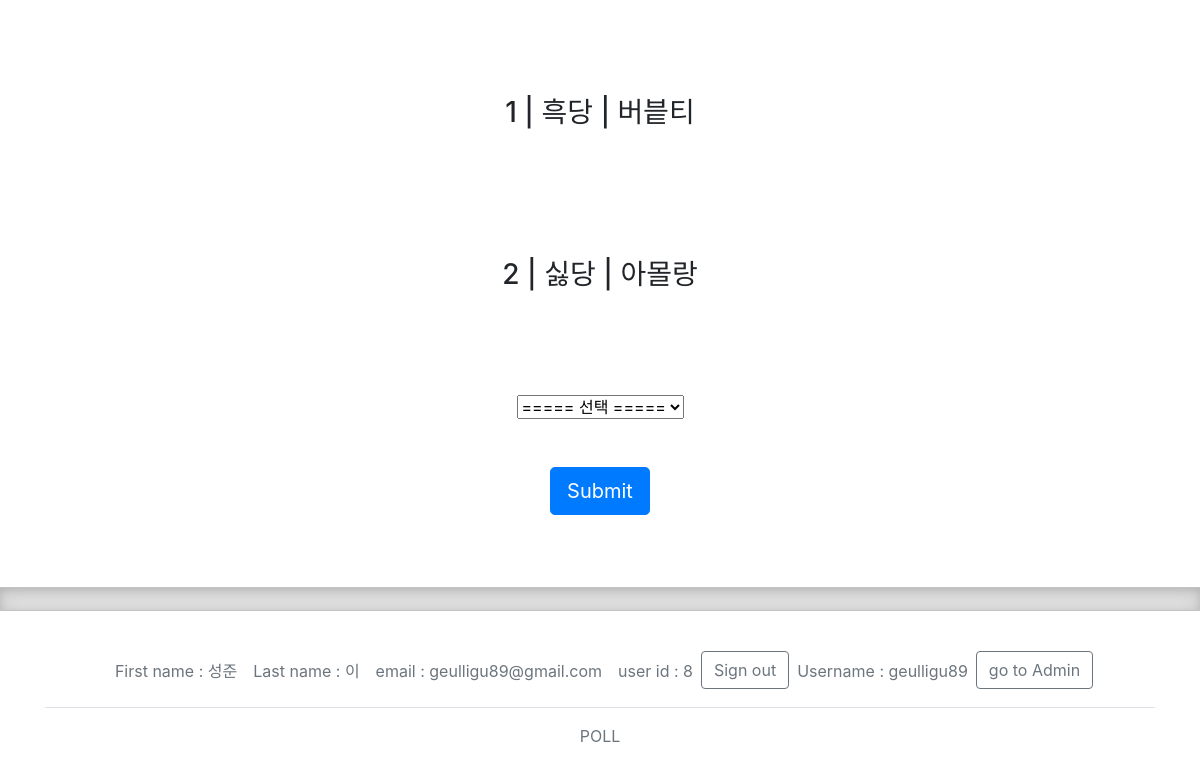
/poll/pages=11 (signed in), run on the app's committed database.
### adminapp/models.py (models this page shows, shortened)
class Candidate(models.Model):
    Poll_Case_id = models.ForeignKey(Poll_Cases, on_delete = models.CASCADE, default = '')
    CandidateNum = models.CharField (max_length = 3)
    side = models.CharField(max_length = 50)
    CandidateName = models.CharField(max_length = 20)
    votes = models.IntegerField(null = True, blank = True, default = 0)
    CandidateColor = models.CharField(max_length = 25, default= "rgba(, , , )")
    content = models.TextField(null = True, blank = True)
    CandidatePic = models.ImageField(upload_to = "", null = True, blank = True)

### userapp/views.py (the view)
# urls.py: path('poll/pages=<str:id>', usv.poll_detail, name = "poll_detail"),
def poll_detail (request, id):
    if request.user.is_authenticated:
        specPoll = Poll_Cases.objects.filter(id = id)
        specCan = Candidate.objects.filter(Poll_Case_id = specPoll[0].id).order_by('CandidateNum')
        srcBasicUser = BasicUser.objects.filter(id = request.user.id)        #무조건 있음. 오류X / 1
        srclogied = logineduseraccount.objects.filter(related_useraccount = srcBasicUser[0].id)        #무조건 있음 오류 X
        srcuserac = useraccount.objects.filter(poll_case = specPoll[0].id, name = srclogied[0].name, sex = srclogied[0].sex, birth = srclogied[0].birth, address = srclogied[0].address, password = srclogied[0].password, ifvoted = False)
        if srcuserac.exists():
            return render (request, "poll_deatil.html", {'pollcase' : specPoll[0], 'Candidates' : specCan})
        else:
            return redirect('wrong')
    else:
        return redirect('home')

### userapp/templates/poll_deatil.html (shortened to what this page needs)
{% extends 'base.html' %}
{% load static %}
{% load account %}
{% load custom_tags %}
{% block content %}
<br><br><br>
    {% for Candidate in Candidates %}
        {% if Candidate.content %}
        <div style= "vertical-align: middle; height: fit-content; border-radius: 15px; margin-left: 10%; margin-right: 10%; background-color: {{Candidate.CandidateColor}};">
            <div style="float: left; margin-left: 7%; ">
                <br><br><br>
                <h3>{{Candidate.CandidateNum}} | {{Candidate.side}} | {{Candidate.CandidateName}}</h3>
                {% if Candidate.CandidatePic %}
                    <img src = "{{Candidate.CandidatePic.url}}" style= "width : 180px; height : 180px; margin-top: 2.5%;" alt = "">
                {% endif %}
            </div>
            <div>
                {% if Candidate.content|content_link %}
                    <iframe width="448" height="252" src="{{Candidate.content|content_link}}" title="YouTube video player" frameborder="0" allow="accelerometer; autoplay; clipboard-write; encrypted-media; gyroscope; picture-in-picture" allowfullscreen style="margin-top: 2.5%"></iframe>
                {% endif %}
                <br><br>
                {% if Candidate.content|content_slogan %}
                    {% for ln in Candidate.content|content_slogan|brTag %}
                        <h4>{{ln}}</h4>
                        <br>
                    {% endfor %}
                {% endif %}
                <br>
            </div>
        </div>
        <br><br>
        {% else %}
        <div style= "height: fit-content; margin-left: 10%; margin-right: 10%; border-radius: 15px; background-color: {{Candidate.CandidateColor}}; ">
            <br>
            <h3>{{Candidate.CandidateNum}} | {{Candidate.side}} | {{Candidate.CandidateName}}</h3>
            <br><br>
        </div>
        <br><br>
        {% endif %}
    {% endfor %}
    <form method =  "POST" action = "{% url 'pollprocess' pollcase.id %}">
        <div>
        <select name="choice" >
            <option value="none">===== 선택 =====</option>
        </select>
        </div>
        <br><br>
        <button type="submit" class="btn btn-primary btn-lg">Submit</button>
    </form>
<br><br><br>
{% endblock %}

### adminapp/templates/base.html (shortened to what this page needs)
{% load account %}
{% load static %}
<!doctype html>
<html lang="en">
  <head>
    <link href="https://cdn.jsdelivr.net/npm/bootstrap@5.1.3/dist/css/bootstrap.min.css" rel="stylesheet">
    <link href="/docs/5.1/dist/css/bootstrap.min.css" rel="stylesheet">
    <link href="{% static 'css/footers.css' %}" rel="stylesheet">
</head>
<body class = "text-center">
{% block content %}
{% endblock %}
<div class="b-example-divider"></div>
<div class="container" id = "wrapper">
  <footer class="py-3 my-4">
    <ul class="nav justify-content-center border-bottom pb-3 mb-3">
      {% if user.is_authenticated %}
        <li class="nav-item"><a href="#" class="nav-link px-2 text-muted">First name : {{user.first_name}}</a></li>
        <li class="nav-item"><a href="#" class="nav-link px-2 text-muted">Last name : {{user.last_name}}</a></li>
        <li class="nav-item"><a href="#" class="nav-link px-2 text-muted">email : {{user.email}}</a></li>
        <li class="nav-item"><a href="#" class="nav-link px-2 text-muted">user id : {{user.id}}</a></li>
        <form method="post" action="{% url 'account_logout' %}">
          <button class="btn btn-outline-secondary" type="submit">Sign out</button>
        </form>
        {% if user.is_staff %}<li class="nav-item"><a href="#" class="nav-link px-2 text-muted">Username : {{user.username}}</a></li>
        <form action = "{% url 'admin:index' %}">
          <button type="submit" class="btn btn-outline-secondary">go to Admin</button>
        </form>
        {% endif %}
      {% endif %}
    </ul>
    <p class="text-center text-muted">
      POLL
    </p>
  </footer>
</div>
</body>
</html>

### static/css/footers.css (style rules this page uses)
.b-example-divider { height: 1.5rem; background-color: rgba(0, 0, 0, .1); border: solid rgba(0, 0, 0, .15); border-width: 1px 0; box-shadow: inset 0 .5em 1.5em rgba(0, 0, 0, .1), inset 0 .125em .5em rgba(0, 0, 0, .15); }

### data on the page
Candidate: CandidateNum "1", side "흑당", CandidateName "버븥티"
Candidate: CandidateNum "2", side "싫당", CandidateName "아몰랑"

### other printed values
{{ user.first_name }} "성준"
{{ user.last_name }} "이"
{{ user.email }} "geulligu89@gmail.com"
{{ user.id }} "8"
{{ user.username }} "geulligu89"
